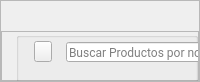
                  <widget class="QFrame" name="mid_stock_3">
                   <property name="maximumSize">
                    <size>
                     <width>16777215</width>
                     <height>70</height>
                    </size>
                   </property>
                   <property name="frameShape">
                    <enum>QFrame::StyledPanel</enum>
                   </property>
                   <property name="frameShadow">
                    <enum>QFrame::Raised</enum>
                   </property>
                   <layout class="QVBoxLayout" name="verticalLayout_24">
                    <property name="spacing">
                     <number>0</number>
                    </property>
                    <property name="leftMargin">
                     <number>0</number>
                    </property>
                    <property name="topMargin">
                     <number>30</number>
                    </property>
                    <property name="rightMargin">
                     <number>0</number>
                    </property>
                    <property name="bottomMargin">
                     <number>0</number>
                    </property>
                    <item alignment="Qt::AlignBottom">
                     <widget class="QFrame" name="frame_11">
                      <property name="minimumSize">
                       <size>
                        <width>0</width>
                        <height>50</height>
                       </size>
                      </property>
                      <property name="maximumSize">
                       <size>
                        <width>16777215</width>
                        <height>50</height>
                       </size>
                      </property>
                      <property name="frameShape">
                       <enum>QFrame::StyledPanel</enum>
                      </property>
                      <property name="frameShadow">
                       <enum>QFrame::Raised</enum>
                      </property>
                      <layout class="QVBoxLayout" name="verticalLayout_25">
                       <property name="spacing">
                        <number>0</number>
                       </property>
                       <property name="leftMargin">
                        <number>0</number>
                       </property>
                       <property name="topMargin">
                        <number>0</number>
                       </property>
                       <property name="rightMargin">
                        <number>0</number>
                       </property>
                       <property name="bottomMargin">
                        <number>0</number>
                       </property>
                       <item>
                        <widget class="QGroupBox" name="groupBox_7">
                         <property name="minimumSize">
                          <size>
                           <width>0</width>
                           <height>50</height>
                          </size>
                         </property>
                         <property name="styleSheet">
                          <string notr="true">margin-left: 14px</string>
                         </property>
                         <property name="title">
                          <string/>
                         </property>
                         <widget class="QPushButton" name="pushButton_15">
                          <property name="geometry">
                           <rect>
                            <x>18</x>
                            <y>9</y>
                            <width>32</width>
                            <height>21</height>
                           </rect>
                          </property>
                          <property name="minimumSize">
                           <size>
                            <width>0</width>
                            <height>21</height>
                           </size>
                          </property>
                          <property name="cursor">
                           <cursorShape>PointingHandCursor</cursorShape>
                          </property>
                          <property name="text">
                           <string/>
                          </property>
                          <property name="icon">
                           <iconset resource="img/img_oficiales.qrc">
                            <normaloff>:/img/LupaB.png</normaloff>:/img/LupaB.png</iconset>
                          </property>
                          <property name="iconSize">
                           <size>
                            <width>50</width>
                            <height>50</height>
                           </size>
                          </property>
                         </widget>
                         <widget class="QLineEdit" name="lineEdit_4">
                          <property name="geometry">
                           <rect>
                            <x>50</x>
                            <y>10</y>
                            <width>301</width>
                            <height>20</height>
                           </rect>
                          </property>
                          <property name="minimumSize">
                           <size>
                            <width>0</width>
                            <height>20</height>
                           </size>
                          </property>
                          <property name="styleSheet">
                           <string notr="true">font-family: Roboto;
</string>
                          </property>
                          <property name="text">
                           <string/>
                          </property>
                          <property name="placeholderText">
                           <string>Buscar Productos por nombre o palabra clave</string>
                          </property>
                         </widget>
                        </widget>
                       </item>
                      </layout>
                     </widget>
                    </item>
                   </layout>
                  </widget>
